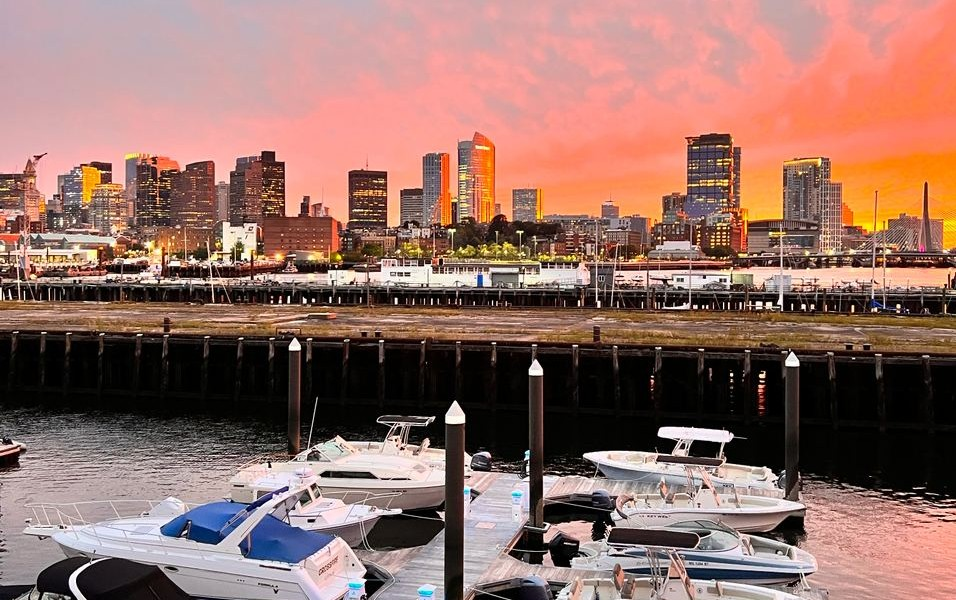
#> input picture Week4/Lab/data/boston/boston1.jpeg, 956 x 600 px; its folder holds 2 pictures in this run
$ python week4_pano.py   (older library calls are emulated)
#> lines starting #> are read from the running program, lines starting #| are printed output that depends on the picture
### Week4/Lab/cv_utils.py
'''
Author: Atreya Bhat
RBE 549 Computer Vision @ WPI
'''

import cv2
import datetime
import numpy as np

####################################################
# WEEK 1
####################################################

# [180 lines left out: functions zoom, threshold_frame, border, capture_image, video_record, rotate_image and 6 more, not called in this run]


def canny(frame,threshold1=100,threshold2=200):
    return cv2.Canny(frame, threshold1, threshold2)

# [101 lines left out: functions scale_frame, affine_transform, perspective_transform, harris, sift, not called in this run]


####################################################
# WEEK 3
####################################################


def custom_draw_matches(img1, kp1, img2, kp2, matches):
    result_img = cv2.drawMatches(img1, kp1, img2, kp2, matches, None, flags=cv2.DrawMatchesFlags_NOT_DRAW_SINGLE_POINTS)
    return result_img


# Apply RANSAC for outlier rejection
def filter_matches_with_ransac(kp1, kp2, matches):
    if len(matches) < 4:
        return matches
    src_pts = np.float32([kp1[m.queryIdx].pt for m in matches]).reshape(-1, 1, 2)
    dst_pts = np.float32([kp2[m.trainIdx].pt for m in matches]).reshape(-1, 1, 2)
    M, mask = cv2.findHomography(src_pts, dst_pts, cv2.RANSAC, 5)
    filtered_matches = []
    for i, m in enumerate(matches):
        if mask[i]:
            filtered_matches.append(m)

    return filtered_matches, M

def sift_feature_matching(img1, img2):
    # Create SIFT feature detector
    sift = cv2.SIFT_create()

    # Create FLANN matcher
    FLANN_INDEX_KDTREE = 1
    index_params = dict(algorithm=FLANN_INDEX_KDTREE, trees=5)
    search_params = dict(checks=50)
    flann = cv2.FlannBasedMatcher(index_params, search_params)


    # Detect keypoints and compute descriptors using SIFT
    keypoints1, descriptors1 = sift.detectAndCompute(img1, None)
    keypoints2, descriptors2 = sift.detectAndCompute(img2, None)

    # Match descriptors using FLANN
    matches = flann.knnMatch(descriptors1, descriptors2, k=2)

    # Apply ratio test to filter good matches
    good_matches = []
    for m, n in matches:
        if m.distance < 0.7 * n.distance:
            good_matches.append(m)

    new_matches, M = filter_matches_with_ransac(keypoints1, keypoints2, good_matches)

    result_img = custom_draw_matches(img1, keypoints1, img2, keypoints2, good_matches)

    return result_img, new_matches, M

# [49 lines left out: functions surf_feature_matching, image_stitcher, not called in this run]

### Week4/Lab/week4_pano.py
import cv2
import numpy as np
import os
from cv_utils import *

import matplotlib.pyplot as plt

# Define the folder path where the images are stored
folder_path = 'data/boston/'

# Get the list of image files in the folder
image_files = os.listdir(folder_path)

# Create an empty list to store the loaded images
images = []

# Load each image and append it to the list
for file_name in image_files:
    image_path = os.path.join(folder_path, file_name)
    image = cv2.imread(image_path)
#> image is the input picture: shape (600, 956, 3); mean B, G, R 102.9, 111.6, 148.4
    images.append(image)

# Initialize the panorama with the first image
panorama = images[0]
print(panorama.shape)
#| (600, 956, 3)

# Iterate through the remaining images
for i in range(1, len(images)):
    img1 = images[i]
    img2 = panorama

    # Perform SIFT feature matching between the two images
    res_img, _, M = sift_feature_matching(img2, img1)

    # Get the dimensions of the images
    h1, w1 = img1.shape[:2]
    h2, w2 = img2.shape[:2]

    # Define the corner points of the images
    corner_pts1 = np.float32([[0,0],[0,h1],[w1,h1],[w1,0]]).reshape(-1,1,2)
    corner_pts2 = np.float32([[0,0],[0,h2],[w2,h2],[w2,0]]).reshape(-1,1,2)

    # Warp the second image's corner points using the transformation matrix
    corner_pts2_warped = cv2.perspectiveTransform(corner_pts2, M)

    # Concatenate the corner points of both images
    corners = np.concatenate((corner_pts1, corner_pts2_warped), axis=0)

    # Get the minimum and maximum coordinates of the corners
    [xmin, ymin] = np.int32(corners.min(axis=0).ravel())
    [xmax, ymax] = np.int32(corners.max(axis=0).ravel())

    # Shift the transformation matrix to align the images
    M_shift = np.array([[1,0,-xmin],[0,1,-ymin],[0,0,1]], dtype=np.float32)

    # Calculate the size of the canvas for the panorama
    canvas_size = (xmax-xmin, ymax-ymin)

    # Warp the first and second images to the panorama canvas
    img1_warped = cv2.warpPerspective(img1, M_shift, canvas_size)
    img2_warped = cv2.warpPerspective(img2, M_shift.dot(M), canvas_size)

    # Blend the warped images to create the panorama
    panorama = cv2.addWeighted(img1_warped, 0.5, img2_warped, 0.5, 0)

    # Save the panorama image
    cv2.imwrite('boston_pano.jpg', panorama)
#> this loop made 1 pass
#> (FLANN_INDEX_KDTREE in sift_feature_matching, index_params in sift_feature_matching, search_params in sift_feature_matching, matches in sift_feature_matching, new_matches in sift_feature_matching, h1, w1, h2) on pass 1: (1, {'algorithm': 1, 'trees': 5}, {'checks': 50}, 3761 matches, 343 matches, 600, 959, 600)
#> pass 1, in custom_draw_matches, `result_img = cv2.drawMatches(img1, kp1, img2, kp2, matches, None, flag..`:
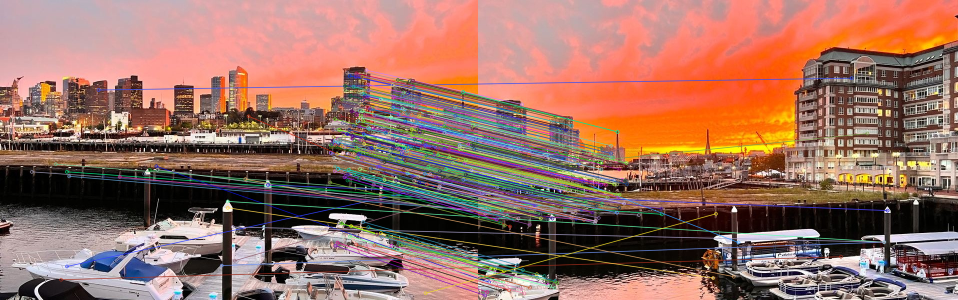
#> result_img: shape (600, 1915, 3) (shown at 1/2 size); mean B, G, R 98.8, 111.6, 153.9
#> pass 1, `img1_warped = cv2.warpPerspective(img1, M_shift, canvas_size)`:
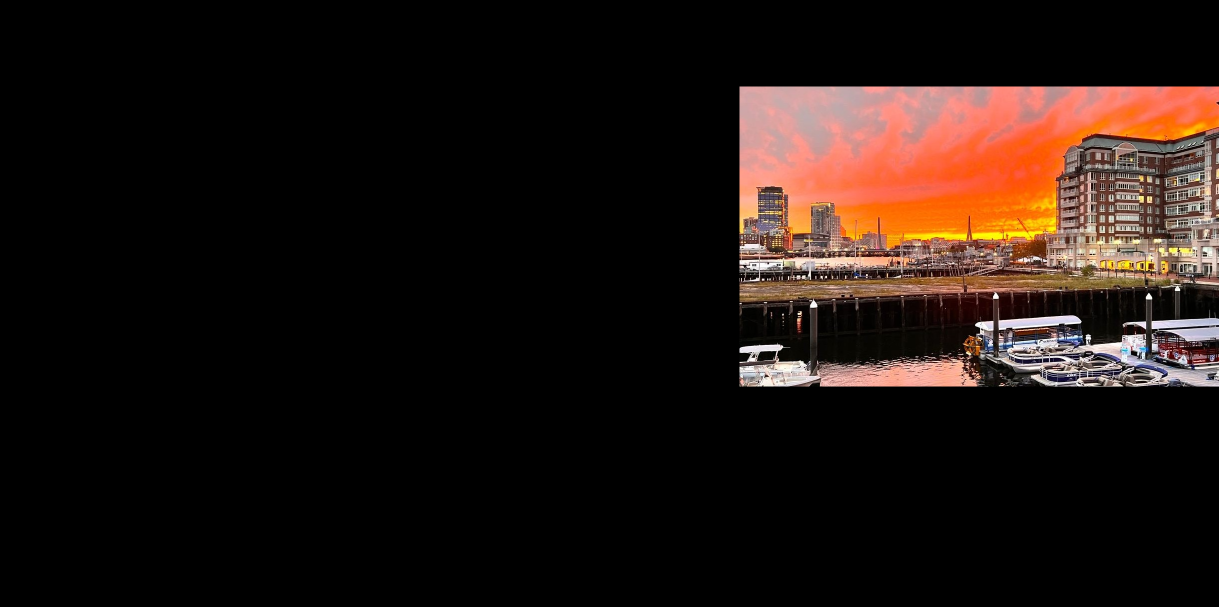
#> img1_warped: shape (1214, 2438, 3) (shown at 1/2 size); mean B, G, R 16.1, 20.5, 31.2
#> pass 1, `img2_warped = cv2.warpPerspective(img2, M_shift.dot(M), canvas_size)`:
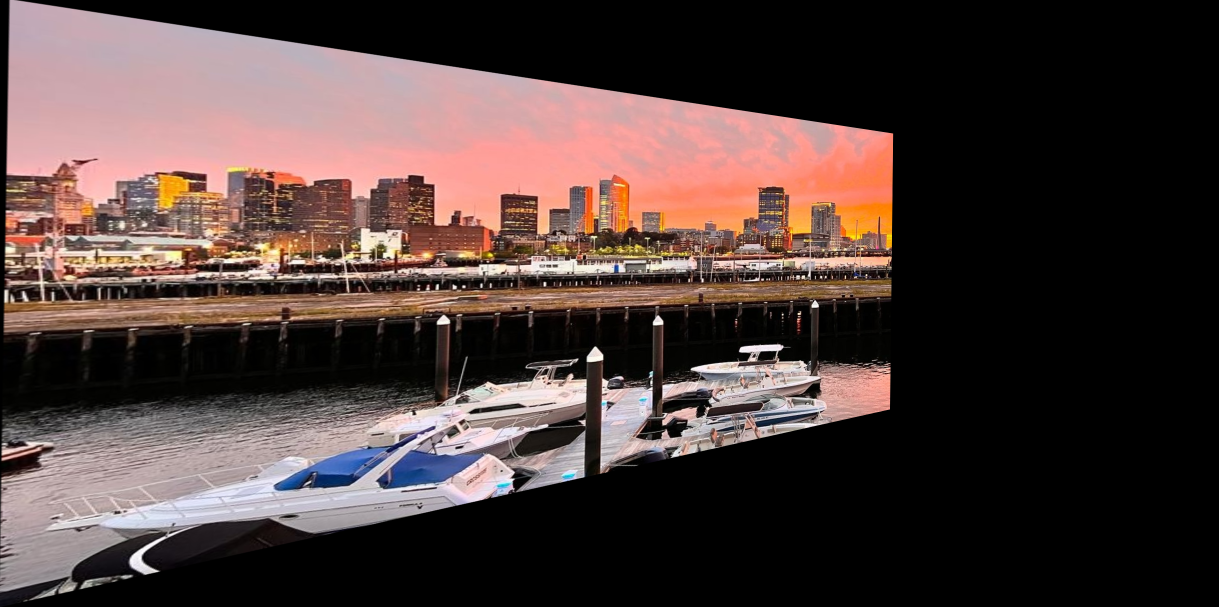
#> img2_warped: shape (1214, 2438, 3) (shown at 1/2 size); mean B, G, R 58.1, 60.8, 77
#> pass 1, `panorama = cv2.addWeighted(img1_warped, 0.5, img2_warped, 0.5, 0)`:
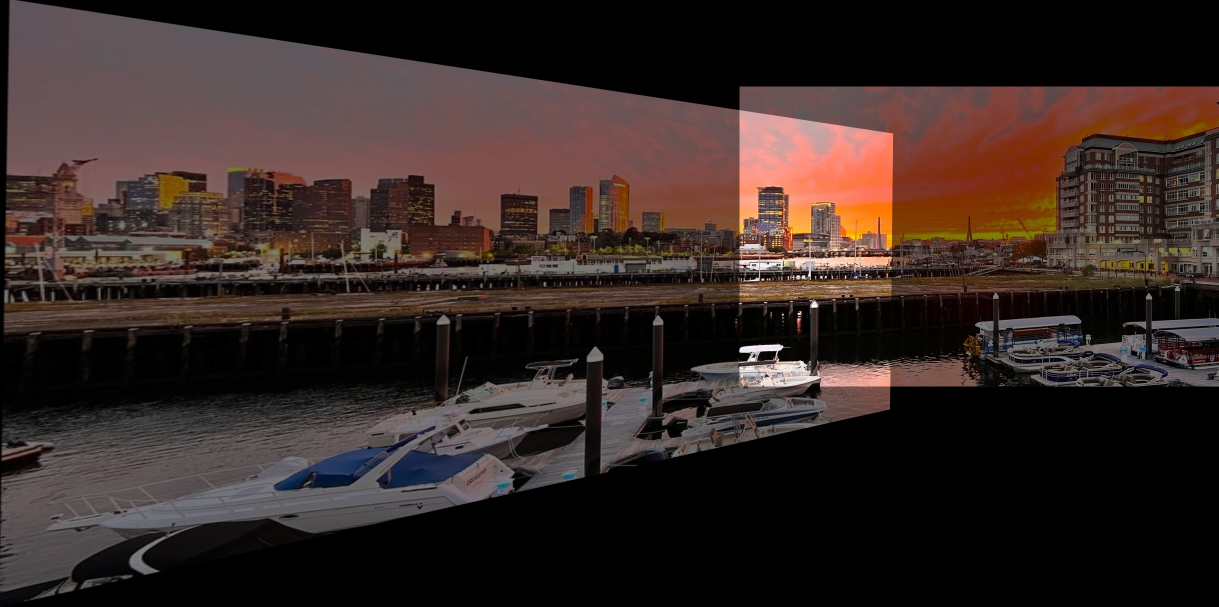
#> panorama: shape (1214, 2438, 3) (shown at 1/2 size); mean B, G, R 37.1, 40.6, 54.1

# Display the final panorama
plt.figure(figsize=(20, 10))
plt.imshow(cv2.cvtColor(panorama, cv2.COLOR_BGR2RGB))
plt.axis('off')
plt.title('Panorama')
plt.show()

# Display the SIFT feature matching result
plt.figure(figsize=(20, 10))
plt.imshow(res_img)
